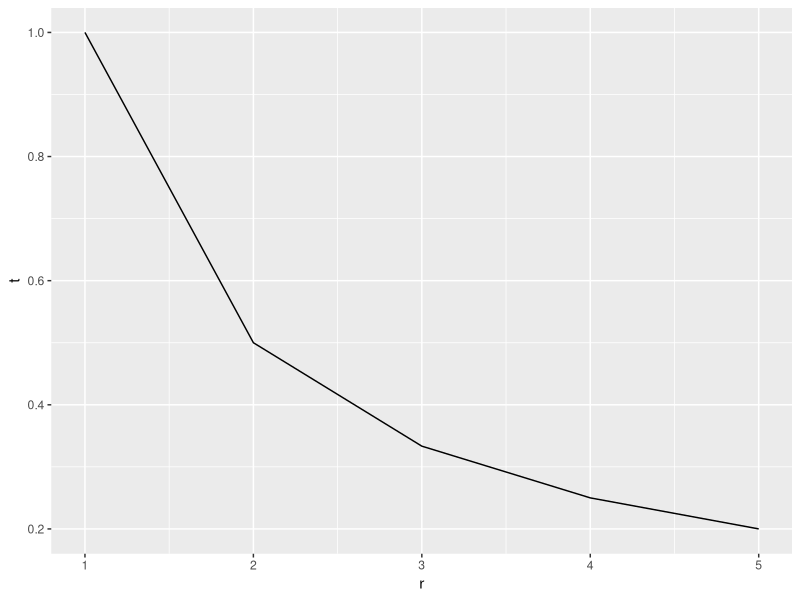
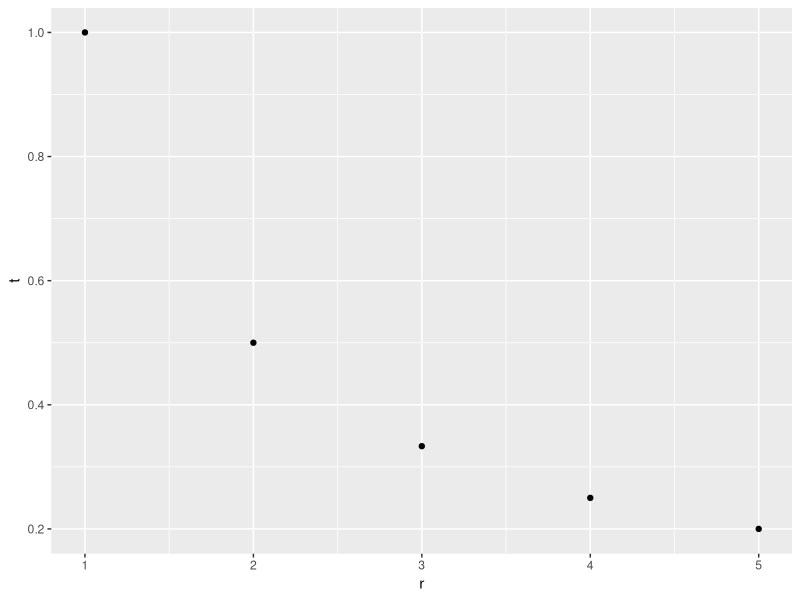
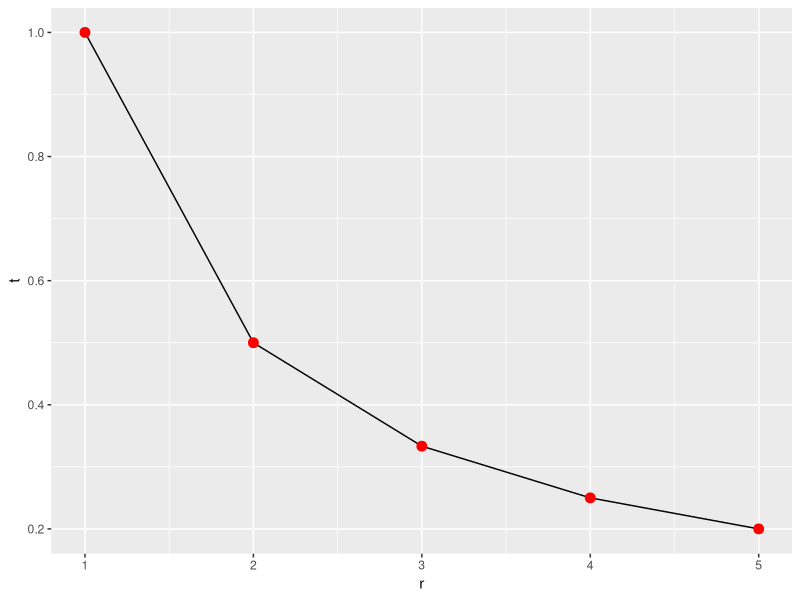
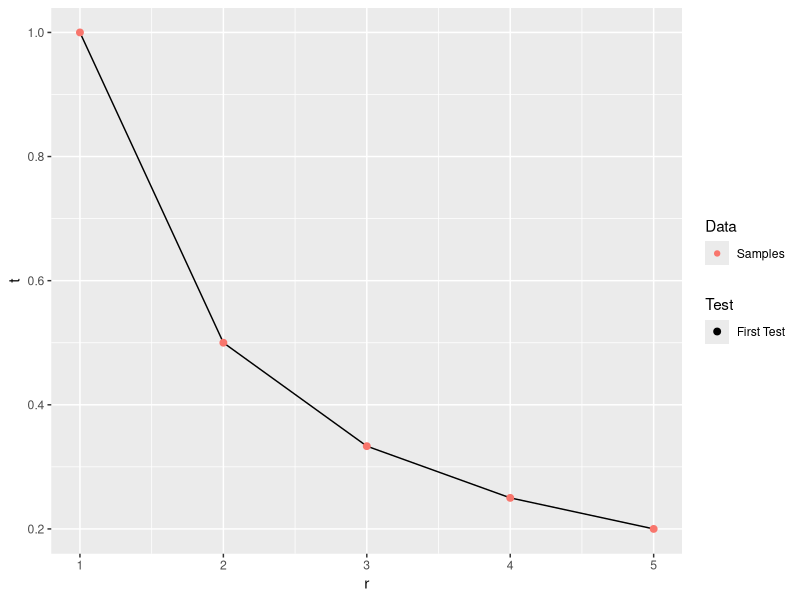
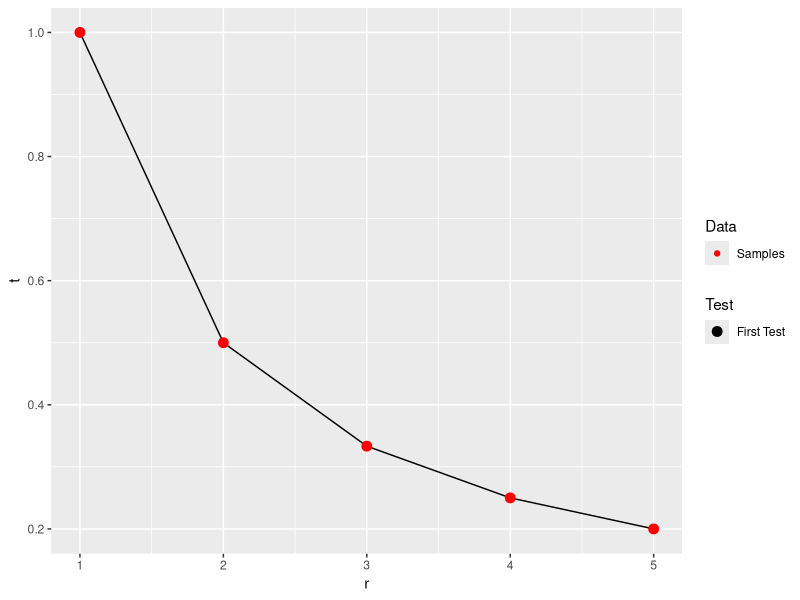
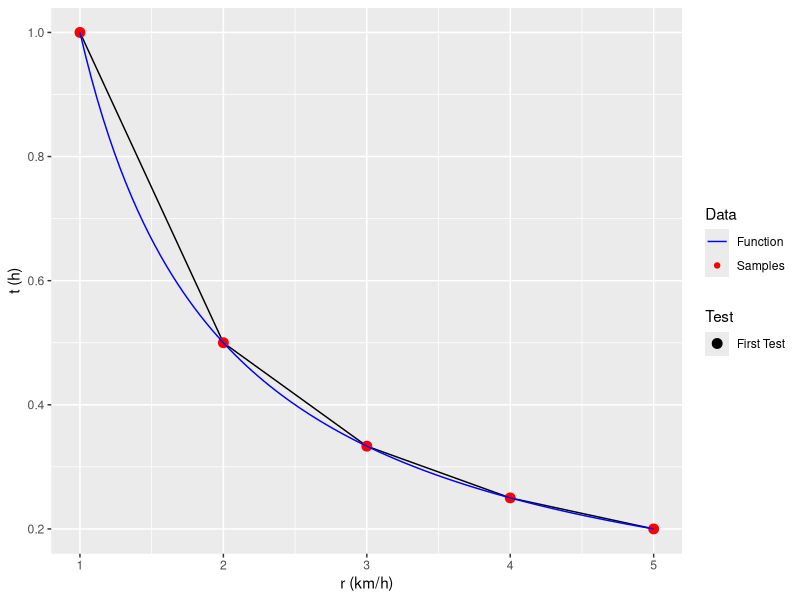
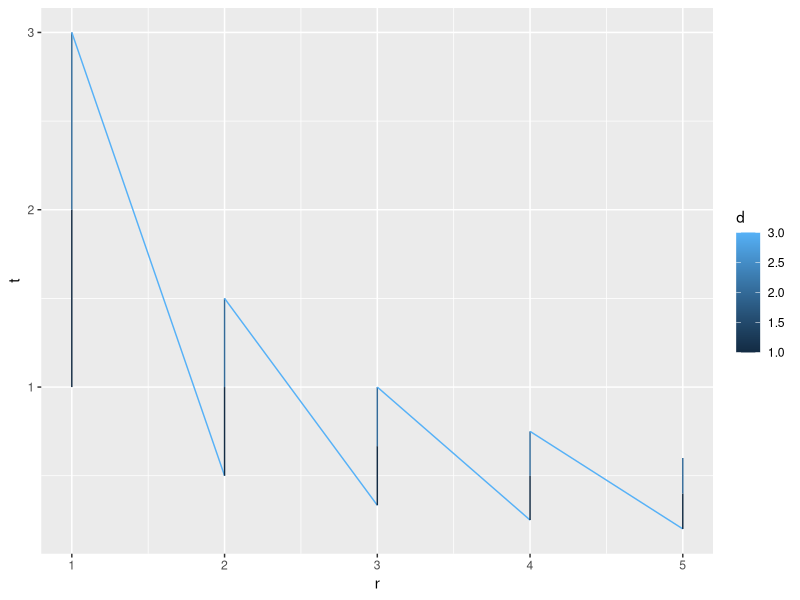
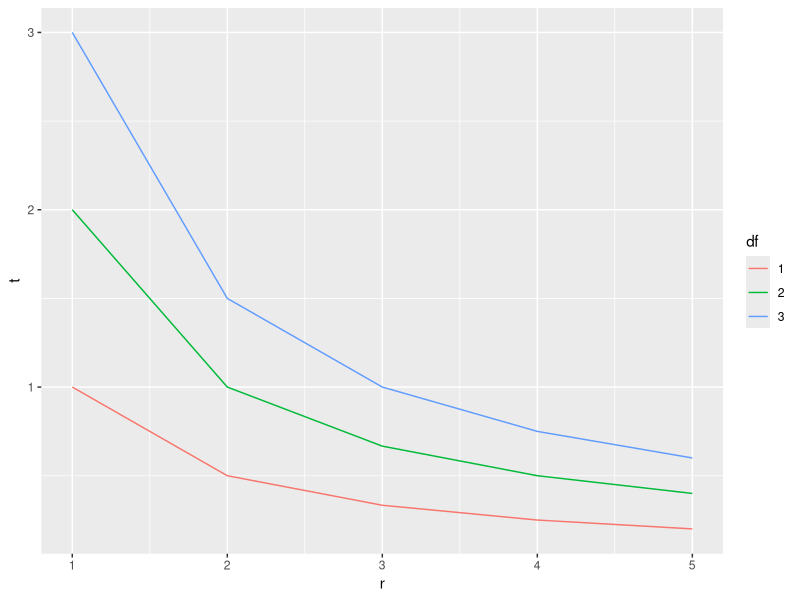

Write the R code that produced these figures, in order.
## ---- chunk 1
DF1 <- data.frame( r = 1:5 )
DF1
## ---- chunk 2
DF1$t <- 1 / DF1$r
DF1
## ---- chunk 3
library(ggplot2)
ggplot( DF1, aes( x = r, y = t ) ) +
  geom_line()
## ---- chunk 4
ggplot( DF1, aes( x = r, y = t ) ) +
  geom_point()
## ---- chunk 5
ggplot( DF1, aes( x = r, y = t ) ) +
  geom_line() +
  geom_point( size = 3, color = "red" )
## ---- chunk 6
DF1$Test <- "First Test"
DF1$Data <- "Samples"
DF1
ggplot( DF1, aes( x = r, y = t ) ) +
  geom_line() +
  geom_point( mapping = aes( size = Test, color = Data ) )
## ---- chunk 7
DF1$Testf <- factor( DF1$Test, levels = "First Test" )
DF1$Dataf <- factor( DF1$Data, levels = c( "Samples", "Function" ) )
ggplot( DF1, aes( x = r, y = t ) ) +
  geom_line() +
  geom_point( mapping = aes( size = Testf, color = Dataf ) ) +
  scale_size_manual( name = "Test", values = 3 ) +
  scale_color_manual( name = "Data", values = "red" )
## ---- chunk 8
g <- function( x ) {
  1 / x
}
ggplot( DF1, aes( x = r, y = t ) ) +
  geom_line() +
  geom_point( mapping = aes( size = Test, color = Data ) ) +
  stat_function( fun = g, mapping = aes( color = "Function" ) ) +
  scale_size_manual( values = 3 ) +
  scale_color_manual( values = c( "blue", "red" ) ) +
  xlab( "r (km/h)" ) +
  ylab( "t (h)" )
## ---- chunk 9
x <- 1:5
DF2 <- data.frame( d = rep( c( 1, 2, 3 )
                          , each = length( x ) )
                 , r = c( x, x, x )
                 )
str( DF2 )
head( DF2 )
## ---- chunk 10
f <- function( r, d ) {
    d/r
}
DF2$t <- f( DF2$r, DF2$d )
head( DF2 )
## ---- chunk 11
ggplot( DF2, aes( x = r, y = t, color = d ) ) +
  geom_line()
## ---- chunk 12
DF2$df <- factor( DF2$d )
str( DF2 )
## ---- chunk 13
ggplot( DF2, aes( x = r, y = t, color = df ) ) +
    geom_line()
## ---- chunk 14
DF2$df <- factor( as.character( DF2$d ), levels = c( "3", "1", "2" ) )
str( DF2 )
## ---- chunk 15
ggplot( DF2, aes( x = r, y = t, color = df ) ) +
    geom_line()
## ---- chunk 16
ggplot( DF2, aes( x = r, y = t, color = df ) ) +
    geom_line() +
    scale_colour_manual( values = c( "green", "red", "black" ) )
## ---- chunk 17
DF2$df <- factor( DF2$d )
str( DF2 )
ggplot( DF2, aes( x = r, y = t, color = df ) ) +
    geom_line( size = 2 ) +
    scale_colour_manual( name = "Distance (km)"
                       , values = c( "red", "orange", "green", "blue", "black" ) ) +
    xlab( "Speed (km/h)" ) +
    ylab( "Time (h)" )
## ---- chunk 18
expand.grid( d = c( 0, 1 ), b = c( 0, 2, 4 ) )
## ---- chunk 19
DF3 <- expand.grid( d = 1:5, r = (10:500)/10 )
DF3$df <- factor( DF3$d )
str( DF3 )
## ---- chunk 20
DF3$t <- with( DF3, f( r, d ) )
ggplot( DF3, aes( x = r, y = t, color = df ) ) +
    geom_line() +
    scale_colour_manual( name = "Distance (km)"
                       , values = c( "red", "orange", "green", "blue", "black" ) ) +
    xlab( "Speed (km/h)" ) +
    ylab( "Time (h)" )
## ---- chunk 21
E <- function( x, CA, BA ) {
    x^2 + BA * x + CA
}
## ---- chunk 22
x <- seq( -5, 5, 0.1 )
# "quick" plot version of ggplot, works with x and y vectors
qplot(x, E( x, -1, 1 ) ) + geom_hline( yintercept = 0, colour = "blue" )
## ---- chunk 23
x <- seq( -5, 5, 0.1 )
qplot(x, E( x, -5, 5 ) ) + geom_hline( yintercept = 0, colour = "blue" )
## ---- chunk 24
f <- function( CA, BA ) {
    uniroot( E, c( -BA/2, 5 ), CA = CA, BA = BA )$root
}
f( -1, 1 )
## ---- chunk 25
DF4 <- expand.grid( BA = 1:4, CA = seq( -5, -1, 0.1))
str( DF4 )
## ---- chunk 26
## won't work
# DF4$x <- with( DF4, f( CA, BA ) )
## ---- chunk 27
DF4$x <- NA # make room for all the answers
for ( i in seq.int( nrow( DF4 ) ) ) {
    DF4[ i, "x" ] <- f( DF4[ i, "CA" ], DF4[ i, "BA" ] )
}
## ---- chunk 28
DF4$BAf <- factor( DF4$BA )
ggplot( DF4, aes( x = CA, y = x, colour = BAf ) ) +
    geom_line( size = 3 )
## ---- chunk 29
str( expand.grid( BA = 1:4, C = seq( -5, -1, 0.1 ) ) ) # construct the inputs
## ---- chunk 30
library(dplyr)
str(   expand.grid( BA = 1:4, CA = seq( -5, -1, 0.1 ) ) # construct the inputs
   %>% mutate( BAf = factor( BA ) ) # vectorwise calculation of a new column
   )
## ---- chunk 31
str(   expand.grid( BA = 1:4, CA = seq( -5, -1, 0.1 ) ) # construct the inputs
   %>% mutate( BAf = factor( BA ) ) # vectorwise calculation of a new column
   %>% rowwise  # mark results obtained so far to be handled row-by-row
   )
## ---- chunk 32
str(   expand.grid( BA = 1:4, CA = seq( -5, -1, 0.1 ) ) # construct the inputs
   %>% mutate( BAf = factor( BA ) ) # vectorwise calculation of a new column
   %>% rowwise  # mark results obtained so far to be handled row-by-row
   %>% mutate( x = f( CA, BA ) ) # rowwise calculation of a new column
   )
## ---- chunk 33
str(   expand.grid( BA = 1:4, CA =seq( -5, -1, 0.1 ) ) # construct the inputs
   %>% mutate( BAf = factor( BA ) ) # vectorwise calculation of a new column
   %>% rowwise  # mark results obtained so far to be handled row-by-row
   %>% mutate( x = f( CA, BA ) ) # rowwise calculation of a new column
   %>% as.data.frame # optionally convert result back to a plain data frame
   )
## ---- chunk 34
DF5 <- (   expand.grid( BA = 1:4, CA = seq( -5, -1, 0.1 ) ) # construct the inputs
       %>% mutate( BAf = factor( BA ) ) # vectorwise calculation of a new column
       %>% rowwise  # mark results obtained so far to be handled row-by-row
       %>% mutate( x = f( CA, BA ) ) # rowwise calculation of a new column
       %>% as.data.frame # optionally convert result back to a plain data frame
       )
ggplot( DF5, aes( x = CA, y = x, colour = BAf ) ) +
    geom_line( size = 3 ) +
    scale_color_discrete( name = "BA" )
## ---- chunk 35
fv1 <- function( CA, BA ) {
  stopifnot( length( CA ) == length( BA ) )
  x <- rep( NA, length( CA ) ) # make room for all the answers
  for ( i in seq.int( length( CA ) ) ) {
    x[ i ] <- f( CA[ i ], BA[ i ] )
  }
  x # last expression gets returned - avoid using return(x) at the end of the function
}
## ---- chunk 36
DF4$x1 <- with( DF4, fv1( CA, BA ) ) # this works
head( DF4 )
identical( DF4$x, DF4$x1 ) # test whether result is the same
## ---- chunk 37
fv2 <- Vectorize( f, c( "CA", "BA" ) )
DF4$x2 <- with( DF4, fv2( CA, BA ) ) # this works
head( DF4 )
identical( DF4$x, DF4$x2 ) # test whether result is the same
## ---- chunk 38
DF5 <- (   expand.grid( BA = 1:4, CA = seq( -5, -1, 0.1 ) ) # construct the inputs
       %>% mutate( BAf = factor( BA ) # vectorwise calculation of a new column
                 , x = fv2( CA, BA ) # "vectorwise" calculation of a new column
                 )
       %>% as.data.frame # optionally convert result back to a plain data frame
       )
ggplot( DF5, aes( x = CA, y = x, colour = BAf ) ) +
    geom_line( size = 3 ) +
    scale_color_discrete( name = "BA" )
## ---- chunk 39
tmdta1 <- read.csv( text = 
"Hrs,DateTime1,DST1,DateTime2,DST2,DateTime2s,DST2s
0,3/8/2015 0:00,ST,11/1/2015 0:00,DST,10/31/2015 23:00,ST
0.25,3/8/2015 0:15,ST,11/1/2015 0:15,DST,10/31/2015 23:15,ST
0.5,3/8/2015 0:30,ST,11/1/2015 0:30,DST,10/31/2015 23:30,ST
0.75,3/8/2015 0:45,ST,11/1/2015 0:45,DST,10/31/2015 23:45,ST
1,3/8/2015 1:00,ST,11/1/2015 1:00,DST,11/1/2015 0:00,ST
1.25,3/8/2015 1:15,ST,11/1/2015 1:15,DST,11/1/2015 0:15,ST
1.5,3/8/2015 1:30,ST,11/1/2015 1:30,DST,11/1/2015 0:30,ST
1.75,3/8/2015 1:45,ST,11/1/2015 1:45,DST,11/1/2015 0:45,ST
2,3/8/2015 3:00,DST,11/1/2015 1:00,ST,11/1/2015 1:00,ST
2.25,3/8/2015 3:15,DST,11/1/2015 1:15,ST,11/1/2015 1:15,ST
2.5,3/8/2015 3:30,DST,11/1/2015 1:30,ST,11/1/2015 1:30,ST
2.75,3/8/2015 3:45,DST,11/1/2015 1:45,ST,11/1/2015 1:45,ST
3,3/8/2015 4:00,DST,11/1/2015 2:00,ST,11/1/2015 2:00,ST
", as.is=TRUE )
str( tmdta1 )
## ---- chunk 40
tmdta1$DtmCivil1 <- as.POSIXct( tmdta1$DateTime1
                              , tz = "America/Los_Angeles"
                              , format = "%m/%d/%Y %H:%M"
                              )
str( tmdta1 )
## ---- chunk 41
ggplot( tmdta1, aes( x=Hrs, y=DtmCivil1 ) ) +
  geom_point()
## ---- chunk 42
tmdta1$DtmCivil1[ 8:9 ]
deltaT1 <- tmdta1$DtmCivil1[ 9 ] - tmdta1$DtmCivil1[ 8 ]
str( deltaT1 )
deltaT1
## ---- chunk 43
deltaTh <- tmdta1$DtmCivil[ 9 ] - tmdta1$DtmCivil[ 5 ]
deltaTh # User-friendly output
as.numeric( deltaT1 )  # minutes... dangerous
as.numeric( deltaTh ) # inconsistent with deltaT1 ... dangerous
as.numeric( deltaT1, units="mins" )  # consistent output
as.numeric( deltaTh, units="mins" ) # consistent output
## ---- chunk 44
tmdta1$DtmCivil2a <- as.POSIXct( tmdta1$DateTime2
                               , tz = "America/Los_Angeles"
                               , format = "%m/%d/%Y %H:%M"
                               )
str( tmdta1 )
## ---- chunk 45
ggplot( tmdta1, aes( x=Hrs, y=DtmCivil2a ) ) +
  geom_point()
## ---- chunk 46
# create a temporary variable not in the data frame
d <- as.POSIXlt( tmdta1$DtmCivil2a )
str( d ) # R hides the gory details
str( unclass( d ) ) # forget the class of d
# read the help ?DateTimeClasses
# optional: View( unclass( d ) )
d$isdst
d$isdst <- ifelse( "DST" == tmdta1$DST2, 1, 0 )
d$isdst
tmdta1$DtmCivil2b <- as.POSIXct( d )
## ---- chunk 47
ggplot( tmdta1, aes( x=Hrs, y=DtmCivil2b ) ) +
  geom_point()
## ---- chunk 48
duplicated( tmdta1$DtmCivil2a )
d <- as.POSIXlt( tmdta1$DtmCivil2a )
d$isdst
d$isdst <- ifelse( duplicated( tmdta1$DtmCivil2a )
                 , 0
                 , d$isdst
                 )
d$isdst
tmdta1$DtmCivil2c <- as.POSIXct( d )
## ---- chunk 49
ggplot( tmdta1, aes( x=Hrs, y=DtmCivil2c ) ) +
  geom_point()
## ---- chunk 50
tmdta1$DtmCivil2s <- as.POSIXct( tmdta1$DateTime2s
                               , tz = "Etc/GMT+8"
                               , format = "%m/%d/%Y %H:%M"
                               )
str( tmdta1 )
## ---- chunk 51
ggplot( tmdta1, aes( x=Hrs, y=DtmCivil2s ) ) +
  geom_point()
## ---- chunk 52
attributes( tmdta1$DtmCivil2a[ 1 ] ) # tzone America/Los_Angeles
attributes( tmdta1$DtmCivil2s[ 1 ] ) # tzone Etc/GMT+8
tmdta1$DtmCivil2a[ 1 ] # appears DST
tmdta1$DtmCivil2s[ 1 ] # appears ST
tmdta1$DtmCivil2a[ 1 ] == tmdta1$DtmCivil2s[ 1 ] # TRUE with warning
## ---- chunk 53
Sys.setenv( TZ = "Etc/GMT+8" ) # works on most but perhaps not all operating systems
# read data without converting to factors
# use as.POSIXct( dta$DateTime, format=whatever )
# analyze and output
